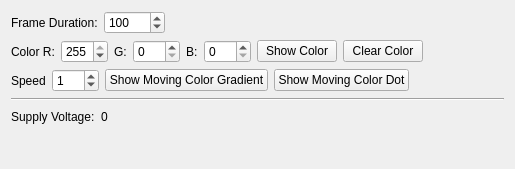
<?xml version="1.0" encoding="UTF-8"?>
<ui version="4.0">
 <class>RGBLEDMatrix</class>
 <widget class="QWidget" name="RGBLEDMatrix">
  <property name="geometry">
   <rect>
    <x>0</x>
    <y>0</y>
    <width>515</width>
    <height>169</height>
   </rect>
  </property>
  <property name="windowTitle">
   <string>Form</string>
  </property>
  <layout class="QVBoxLayout" name="verticalLayout_6">
   <item>
    <layout class="QHBoxLayout" name="horizontalLayout">
     <item>
      <widget class="QLabel" name="label_5">
       <property name="text">
        <string>Frame Duration:</string>
       </property>
      </widget>
     </item>
     <item>
      <widget class="QSpinBox" name="box_frame_duration">
       <property name="minimum">
        <number>10</number>
       </property>
       <property name="maximum">
        <number>32768</number>
       </property>
       <property name="value">
        <number>100</number>
       </property>
      </widget>
     </item>
     <item>
      <spacer name="horizontalSpacer">
       <property name="orientation">
        <enum>Qt::Horizontal</enum>
       </property>
       <property name="sizeHint" stdset="0">
        <size>
         <width>40</width>
         <height>20</height>
        </size>
       </property>
      </spacer>
     </item>
    </layout>
   </item>
   <item>
    <layout class="QHBoxLayout" name="horizontalLayout_2">
     <item>
      <widget class="QLabel" name="label_2">
       <property name="text">
        <string>Color R:</string>
       </property>
      </widget>
     </item>
     <item>
      <widget class="QSpinBox" name="box_r">
       <property name="maximum">
        <number>255</number>
       </property>
       <property name="value">
        <number>255</number>
       </property>
      </widget>
     </item>
     <item>
      <widget class="QLabel" name="label_3">
       <property name="text">
        <string>G:</string>
       </property>
      </widget>
     </item>
     <item>
      <widget class="QSpinBox" name="box_g">
       <property name="maximum">
        <number>255</number>
       </property>
      </widget>
     </item>
     <item>
      <widget class="QLabel" name="label_4">
       <property name="text">
        <string>B:</string>
       </property>
      </widget>
     </item>
     <item>
      <widget class="QSpinBox" name="box_b">
       <property name="maximum">
        <number>255</number>
       </property>
      </widget>
     </item>
     <item>
      <widget class="QPushButton" name="button_color">
       <property name="text">
        <string>Show Color</string>
       </property>
      </widget>
     </item>
     <item>
      <widget class="QPushButton" name="button_black">
       <property name="text">
        <string>Clear Color</string>
       </property>
      </widget>
     </item>
     <item>
      <spacer name="horizontalSpacer_2">
       <property name="orientation">
        <enum>Qt::Horizontal</enum>
       </property>
       <property name="sizeHint" stdset="0">
        <size>
         <width>40</width>
         <height>20</height>
        </size>
       </property>
      </spacer>
     </item>
    </layout>
   </item>
   <item>
    <layout class="QHBoxLayout" name="horizontalLayout_3">
     <item>
      <widget class="QLabel" name="label_6">
       <property name="text">
        <string>Speed</string>
       </property>
      </widget>
     </item>
     <item>
      <widget class="QSpinBox" name="box_speed">
       <property name="maximum">
        <number>100</number>
       </property>
       <property name="value">
        <number>1</number>
       </property>
      </widget>
     </item>
     <item>
      <widget class="QPushButton" name="button_gradient">
       <property name="text">
        <string>Show Moving Color Gradient</string>
       </property>
      </widget>
     </item>
     <item>
      <widget class="QPushButton" name="button_dot">
       <property name="text">
        <string>Show Moving Color Dot</string>
       </property>
      </widget>
     </item>
     <item>
      <spacer name="horizontalSpacer_3">
       <property name="orientation">
        <enum>Qt::Horizontal</enum>
       </property>
       <property name="sizeHint" stdset="0">
        <size>
         <width>40</width>
         <height>20</height>
        </size>
       </property>
      </spacer>
     </item>
    </layout>
   </item>
   <item>
    <widget class="Line" name="line_3">
     <property name="orientation">
      <enum>Qt::Horizontal</enum>
     </property>
    </widget>
   </item>
   <item>
    <layout class="QHBoxLayout" name="horizontalLayout_4">
     <item>
      <widget class="QLabel" name="label_8">
       <property name="text">
        <string>Supply Voltage:</string>
       </property>
      </widget>
     </item>
     <item>
      <widget class="QLabel" name="label_voltage">
       <property name="text">
        <string>0</string>
       </property>
      </widget>
     </item>
     <item>
      <spacer name="horizontalSpacer_4">
       <property name="orientation">
        <enum>Qt::Horizontal</enum>
       </property>
       <property name="sizeHint" stdset="0">
        <size>
         <width>40</width>
         <height>20</height>
        </size>
       </property>
      </spacer>
     </item>
    </layout>
   </item>
   <item>
    <spacer name="verticalSpacer">
     <property name="orientation">
      <enum>Qt::Vertical</enum>
     </property>
     <property name="sizeHint" stdset="0">
      <size>
       <width>20</width>
       <height>0</height>
      </size>
     </property>
    </spacer>
   </item>
  </layout>
 </widget>
 <resources/>
 <connections/>
</ui>
